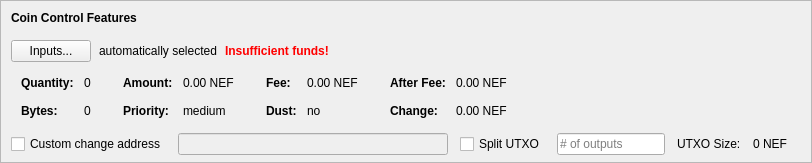
    <widget class="QFrame" name="frameCoinControl">
     <property name="sizePolicy">
      <sizepolicy hsizetype="Expanding" vsizetype="Expanding">
       <horstretch>0</horstretch>
       <verstretch>0</verstretch>
      </sizepolicy>
     </property>
     <property name="maximumSize">
      <size>
       <width>16777215</width>
       <height>16777215</height>
      </size>
     </property>
     <property name="frameShape">
      <enum>QFrame::StyledPanel</enum>
     </property>
     <property name="frameShadow">
      <enum>QFrame::Sunken</enum>
     </property>
     <layout class="QVBoxLayout" name="verticalLayoutCoinControl2">
      <property name="spacing">
       <number>0</number>
      </property>
      <property name="leftMargin">
       <number>0</number>
      </property>
      <property name="topMargin">
       <number>0</number>
      </property>
      <property name="rightMargin">
       <number>0</number>
      </property>
      <property name="bottomMargin">
       <number>6</number>
      </property>
      <item>
       <layout class="QVBoxLayout" name="verticalLayoutCoinControl" stretch="0,0,0,0,1">
        <property name="spacing">
         <number>0</number>
        </property>
        <property name="leftMargin">
         <number>10</number>
        </property>
        <property name="topMargin">
         <number>10</number>
        </property>
        <item>
         <layout class="QHBoxLayout" name="horizontalLayoutCoinControl1">
          <property name="bottomMargin">
           <number>15</number>
          </property>
          <item>
           <widget class="QLabel" name="labelCoinControlFeatures">
            <property name="sizePolicy">
             <sizepolicy hsizetype="Preferred" vsizetype="Maximum">
              <horstretch>0</horstretch>
              <verstretch>0</verstretch>
             </sizepolicy>
            </property>
            <property name="font">
             <font>
              <weight>75</weight>
              <bold>true</bold>
             </font>
            </property>
            <property name="styleSheet">
             <string notr="true">font-weight:bold;</string>
            </property>
            <property name="text">
             <string>Coin Control Features</string>
            </property>
           </widget>
          </item>
         </layout>
        </item>
        <item>
         <layout class="QHBoxLayout" name="horizontalLayoutCoinControl2" stretch="0,0,0,0">
          <property name="spacing">
           <number>8</number>
          </property>
          <property name="bottomMargin">
           <number>10</number>
          </property>
          <item>
           <widget class="QPushButton" name="pushButtonCoinControl">
            <property name="styleSheet">
             <string notr="true"/>
            </property>
            <property name="text">
             <string>Inputs...</string>
            </property>
            <property name="autoDefault">
             <bool>false</bool>
            </property>
           </widget>
          </item>
          <item>
           <widget class="QLabel" name="labelCoinControlAutomaticallySelected">
            <property name="text">
             <string>automatically selected</string>
            </property>
            <property name="margin">
             <number>5</number>
            </property>
           </widget>
          </item>
          <item>
           <widget class="QLabel" name="labelCoinControlInsuffFunds">
            <property name="font">
             <font>
              <weight>75</weight>
              <bold>true</bold>
             </font>
            </property>
            <property name="styleSheet">
             <string notr="true">color:red;font-weight:bold;</string>
            </property>
            <property name="text">
             <string>Insufficient funds!</string>
            </property>
            <property name="margin">
             <number>5</number>
            </property>
           </widget>
          </item>
          <item>
           <spacer name="horizontalSpacerCoinControl">
            <property name="orientation">
             <enum>Qt::Horizontal</enum>
            </property>
            <property name="sizeHint" stdset="0">
             <size>
              <width>40</width>
              <height>1</height>
             </size>
            </property>
           </spacer>
          </item>
         </layout>
        </item>
        <item>
         <widget class="QWidget" name="widgetCoinControl" native="true">
          <property name="sizePolicy">
           <sizepolicy hsizetype="Preferred" vsizetype="Preferred">
            <horstretch>0</horstretch>
            <verstretch>0</verstretch>
           </sizepolicy>
          </property>
          <property name="minimumSize">
           <size>
            <width>0</width>
            <height>0</height>
           </size>
          </property>
          <property name="styleSheet">
           <string notr="true"/>
          </property>
          <layout class="QHBoxLayout" name="horizontalLayoutCoinControl5">
           <property name="leftMargin">
            <number>0</number>
           </property>
           <property name="topMargin">
            <number>0</number>
           </property>
           <property name="rightMargin">
            <number>0</number>
           </property>
           <property name="bottomMargin">
            <number>0</number>
           </property>
           <item>
            <layout class="QHBoxLayout" name="horizontalLayoutCoinControl3" stretch="0,0,0,1">
             <property name="spacing">
              <number>20</number>
             </property>
             <property name="topMargin">
              <number>0</number>
             </property>
             <property name="bottomMargin">
              <number>10</number>
             </property>
             <item>
              <layout class="QFormLayout" name="formLayoutCoinControl1">
               <property name="horizontalSpacing">
                <number>10</number>
               </property>
               <property name="verticalSpacing">
                <number>14</number>
               </property>
               <property name="leftMargin">
                <number>10</number>
               </property>
               <property name="topMargin">
                <number>4</number>
               </property>
               <property name="rightMargin">
                <number>6</number>
               </property>
               <item row="0" column="0">
                <widget class="QLabel" name="labelCoinControlQuantityText">
                 <property name="font">
                  <font>
                   <weight>75</weight>
                   <bold>true</bold>
                  </font>
                 </property>
                 <property name="text">
                  <string>Quantity:</string>
                 </property>
                 <property name="margin">
                  <number>0</number>
                 </property>
                </widget>
               </item>
               <item row="0" column="1">
                <widget class="QLabel" name="labelCoinControlQuantity">
                 <property name="cursor">
                  <cursorShape>IBeamCursor</cursorShape>
                 </property>
                 <property name="contextMenuPolicy">
                  <enum>Qt::ActionsContextMenu</enum>
                 </property>
                 <property name="text">
                  <string notr="true">0</string>
                 </property>
                 <property name="margin">
                  <number>0</number>
                 </property>
                 <property name="textInteractionFlags">
                  <set>Qt::LinksAccessibleByMouse|Qt::TextSelectableByKeyboard|Qt::TextSelectableByMouse</set>
                 </property>
                </widget>
               </item>
               <item row="1" column="0">
                <widget class="QLabel" name="labelCoinControlBytesText">
                 <property name="font">
                  <font>
                   <weight>75</weight>
                   <bold>true</bold>
                  </font>
                 </property>
                 <property name="text">
                  <string>Bytes:</string>
                 </property>
                </widget>
               </item>
               <item row="1" column="1">
                <widget class="QLabel" name="labelCoinControlBytes">
                 <property name="cursor">
                  <cursorShape>IBeamCursor</cursorShape>
                 </property>
                 <property name="contextMenuPolicy">
                  <enum>Qt::ActionsContextMenu</enum>
                 </property>
                 <property name="text">
                  <string notr="true">0</string>
                 </property>
                 <property name="textInteractionFlags">
                  <set>Qt::LinksAccessibleByMouse|Qt::TextSelectableByKeyboard|Qt::TextSelectableByMouse</set>
                 </property>
                </widget>
               </item>
              </layout>
             </item>
             <item>
              <layout class="QFormLayout" name="formLayoutCoinControl2">
               <property name="horizontalSpacing">
                <number>10</number>
               </property>
               <property name="verticalSpacing">
                <number>14</number>
               </property>
               <property name="leftMargin">
                <number>6</number>
               </property>
               <property name="topMargin">
                <number>4</number>
               </property>
               <property name="rightMargin">
                <number>6</number>
               </property>
               <item row="0" column="0">
                <widget class="QLabel" name="labelCoinControlAmountText">
                 <property name="font">
                  <font>
                   <weight>75</weight>
                   <bold>true</bold>
                  </font>
                 </property>
                 <property name="text">
                  <string>Amount:</string>
                 </property>
                 <property name="margin">
                  <number>0</number>
                 </property>
                </widget>
               </item>
               <item row="0" column="1">
                <widget class="QLabel" name="labelCoinControlAmount">
                 <property name="cursor">
                  <cursorShape>IBeamCursor</cursorShape>
                 </property>
                 <property name="contextMenuPolicy">
                  <enum>Qt::ActionsContextMenu</enum>
                 </property>
                 <property name="text">
                  <string notr="true">0.00 NEF</string>
                 </property>
                 <property name="textInteractionFlags">
                  <set>Qt::LinksAccessibleByMouse|Qt::TextSelectableByKeyboard|Qt::TextSelectableByMouse</set>
                 </property>
                </widget>
               </item>
               <item row="1" column="0">
                <widget class="QLabel" name="labelCoinControlPriorityText">
                 <property name="font">
                  <font>
                   <weight>75</weight>
                   <bold>true</bold>
                  </font>
                 </property>
                 <property name="text">
                  <string>Priority:</string>
                 </property>
                </widget>
               </item>
               <item row="1" column="1">
                <widget class="QLabel" name="labelCoinControlPriority">
                 <property name="cursor">
                  <cursorShape>IBeamCursor</cursorShape>
                 </property>
                 <property name="contextMenuPolicy">
                  <enum>Qt::ActionsContextMenu</enum>
                 </property>
                 <property name="text">
                  <string>medium</string>
                 </property>
                 <property name="textInteractionFlags">
                  <set>Qt::LinksAccessibleByMouse|Qt::TextSelectableByKeyboard|Qt::TextSelectableByMouse</set>
                 </property>
                </widget>
               </item>
              </layout>
             </item>
             <item>
              <layout class="QFormLayout" name="formLayoutCoinControl3">
               <property name="horizontalSpacing">
                <number>10</number>
               </property>
               <property name="verticalSpacing">
                <number>14</number>
               </property>
               <property name="leftMargin">
                <number>6</number>
               </property>
               <property name="topMargin">
                <number>4</number>
               </property>
               <property name="rightMargin">
                <number>6</number>
               </property>
               <item row="0" column="0">
                <widget class="QLabel" name="labelCoinControlFeeText">
                 <property name="font">
                  <font>
                   <weight>75</weight>
                   <bold>true</bold>
                  </font>
                 </property>
                 <property name="text">
                  <string>Fee:</string>
                 </property>
                 <property name="margin">
                  <number>0</number>
                 </property>
                </widget>
               </item>
               <item row="0" column="1">
                <widget class="QLabel" name="labelCoinControlFee">
                 <property name="cursor">
                  <cursorShape>IBeamCursor</cursorShape>
                 </property>
                 <property name="contextMenuPolicy">
                  <enum>Qt::ActionsContextMenu</enum>
                 </property>
                 <property name="text">
                  <string notr="true">0.00 NEF</string>
                 </property>
                 <property name="textInteractionFlags">
                  <set>Qt::LinksAccessibleByMouse|Qt::TextSelectableByKeyboard|Qt::TextSelectableByMouse</set>
                 </property>
                </widget>
               </item>
               <item row="1" column="0">
                <widget class="QLabel" name="labelCoinControlLowOutputText">
                 <property name="font">
                  <font>
                   <weight>75</weight>
                   <bold>true</bold>
                  </font>
                 </property>
                 <property name="text">
                  <string>Dust:</string>
                 </property>
                </widget>
               </item>
               <item row="1" column="1">
                <widget class="QLabel" name="labelCoinControlLowOutput">
                 <property name="cursor">
                  <cursorShape>IBeamCursor</cursorShape>
                 </property>
                 <property name="contextMenuPolicy">
                  <enum>Qt::ActionsContextMenu</enum>
                 </property>
                 <property name="text">
                  <string>no</string>
                 </property>
                 <property name="textInteractionFlags">
                  <set>Qt::LinksAccessibleByMouse|Qt::TextSelectableByKeyboard|Qt::TextSelectableByMouse</set>
                 </property>
                </widget>
               </item>
              </layout>
             </item>
             <item>
              <layout class="QFormLayout" name="formLayoutCoinControl4">
               <property name="horizontalSpacing">
                <number>10</number>
               </property>
               <property name="verticalSpacing">
                <number>14</number>
               </property>
               <property name="leftMargin">
                <number>6</number>
               </property>
               <property name="topMargin">
                <number>4</number>
               </property>
               <property name="rightMargin">
                <number>6</number>
               </property>
               <item row="0" column="0">
                <widget class="QLabel" name="labelCoinControlAfterFeeText">
                 <property name="font">
                  <font>
                   <weight>75</weight>
                   <bold>true</bold>
                  </font>
                 </property>
                 <property name="text">
                  <string>After Fee:</string>
                 </property>
                 <property name="margin">
                  <number>0</number>
                 </property>
                </widget>
               </item>
               <item row="0" column="1">
                <widget class="QLabel" name="labelCoinControlAfterFee">
                 <property name="cursor">
                  <cursorShape>IBeamCursor</cursorShape>
                 </property>
                 <property name="contextMenuPolicy">
                  <enum>Qt::ActionsContextMenu</enum>
                 </property>
                 <property name="text">
                  <string notr="true">0.00 NEF</string>
                 </property>
                 <property name="textInteractionFlags">
                  <set>Qt::LinksAccessibleByMouse|Qt::TextSelectableByKeyboard|Qt::TextSelectableByMouse</set>
                 </property>
                </widget>
               </item>
               <item row="1" column="0">
                <widget class="QLabel" name="labelCoinControlChangeText">
                 <property name="font">
                  <font>
                   <weight>75</weight>
                   <bold>true</bold>
                  </font>
                 </property>
                 <property name="text">
                  <string>Change:</string>
                 </property>
                </widget>
               </item>
               <item row="1" column="1">
                <widget class="QLabel" name="labelCoinControlChange">
                 <property name="cursor">
                  <cursorShape>IBeamCursor</cursorShape>
                 </property>
                 <property name="contextMenuPolicy">
                  <enum>Qt::ActionsContextMenu</enum>
                 </property>
                 <property name="text">
                  <string notr="true">0.00 NEF</string>
                 </property>
                 <property name="textInteractionFlags">
                  <set>Qt::LinksAccessibleByMouse|Qt::TextSelectableByKeyboard|Qt::TextSelectableByMouse</set>
                 </property>
                </widget>
               </item>
              </layout>
             </item>
            </layout>
           </item>
          </layout>
         </widget>
        </item>
        <item>
         <layout class="QHBoxLayout" name="horizontalLayoutCoinControl4" stretch="0,0,0,0,0,0,0">
          <property name="spacing">
           <number>12</number>
          </property>
          <property name="sizeConstraint">
           <enum>QLayout::SetDefaultConstraint</enum>
          </property>
          <property name="topMargin">
           <number>5</number>
          </property>
          <property name="rightMargin">
           <number>5</number>
          </property>
          <item>
           <widget class="QCheckBox" name="checkBoxCoinControlChange">
            <property name="toolTip">
             <string>If this is activated, but the change address is empty or invalid, change will be sent to a newly generated address.</string>
            </property>
            <property name="text">
             <string>Custom change address</string>
            </property>
           </widget>
          </item>
          <item>
           <widget class="QValidatedLineEdit" name="lineEditCoinControlChange">
            <property name="enabled">
             <bool>false</bool>
            </property>
            <property name="sizePolicy">
             <sizepolicy hsizetype="Expanding" vsizetype="Fixed">
              <horstretch>0</horstretch>
              <verstretch>0</verstretch>
             </sizepolicy>
            </property>
           </widget>
          </item>
          <item>
           <widget class="QCheckBox" name="splitBlockCheckBox">
            <property name="text">
             <string>Split UTXO</string>
            </property>
           </widget>
          </item>
          <item>
           <widget class="QLineEdit" name="splitBlockLineEdit">
            <property name="sizePolicy">
             <sizepolicy hsizetype="Fixed" vsizetype="Fixed">
              <horstretch>50</horstretch>
              <verstretch>0</verstretch>
             </sizepolicy>
            </property>
            <property name="placeholderText">
             <string># of outputs</string>
            </property>
           </widget>
          </item>
          <item>
           <widget class="QLabel" name="labelBlockSizeText">
            <property name="text">
             <string>UTXO Size:</string>
            </property>
           </widget>
          </item>
          <item>
           <widget class="QLabel" name="labelBlockSize">
            <property name="text">
             <string>0 NEF</string>
            </property>
           </widget>
          </item>
          <item>
           <widget class="QLabel" name="labelCoinControlChangeLabel">
            <property name="sizePolicy">
             <sizepolicy hsizetype="Preferred" vsizetype="Expanding">
              <horstretch>0</horstretch>
              <verstretch>0</verstretch>
             </sizepolicy>
            </property>
            <property name="minimumSize">
             <size>
              <width>0</width>
              <height>0</height>
             </size>
            </property>
            <property name="text">
             <string/>
            </property>
            <property name="margin">
             <number>3</number>
            </property>
           </widget>
          </item>
         </layout>
        </item>
        <item>
         <spacer name="verticalSpacerCoinControl">
          <property name="orientation">
           <enum>Qt::Vertical</enum>
          </property>
          <property name="sizeHint" stdset="0">
           <size>
            <width>800</width>
            <height>1</height>
           </size>
          </property>
         </spacer>
        </item>
       </layout>
      </item>
     </layout>
    </widget>
